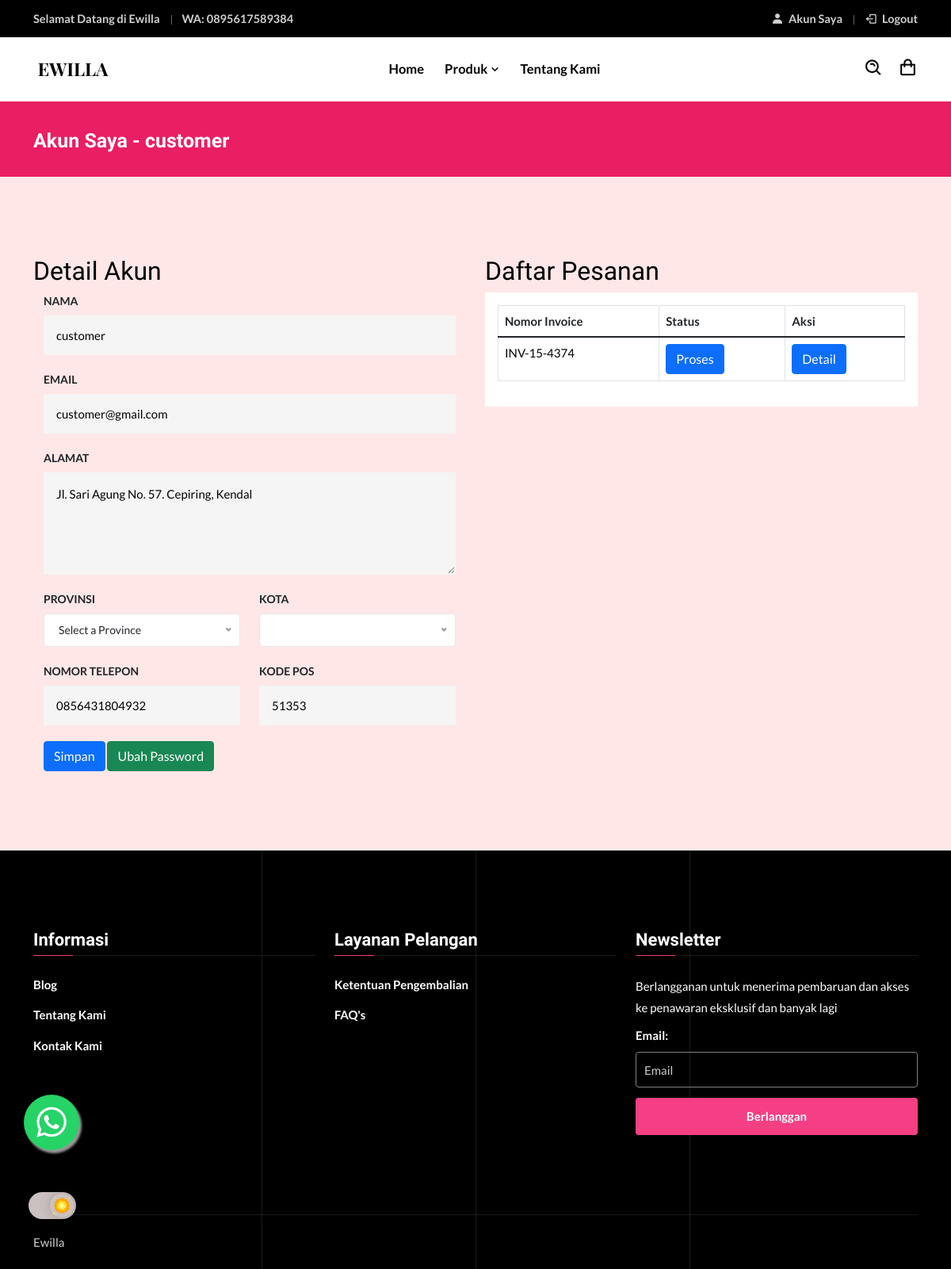
/index.php?page=profile (signed in), run on an earlier commit of the app's database.
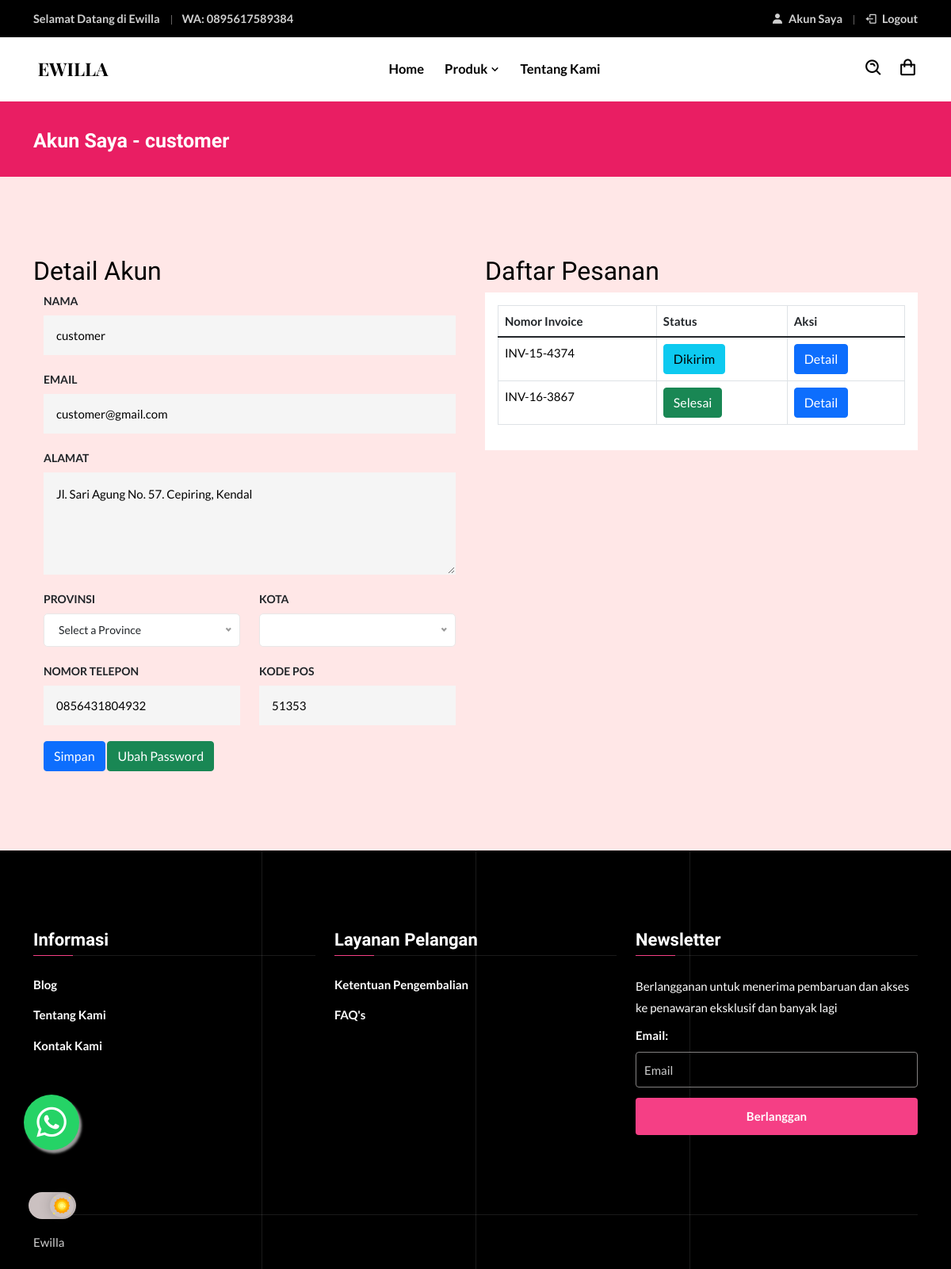
And on a later commit of the database.
### tables this page shows
CREATE TABLE `lp_invoices` (
  `invoice_id` int(5) NOT NULL,
  `invoice_number` varchar(255) DEFAULT NULL,
  `order_id` int(5) DEFAULT NULL,
  `status` varchar(15) DEFAULT NULL,
  `payment` varchar(50) DEFAULT NULL
);

### pages/profile.php (the view, shortened to what this page needs)
<?php
$getuser = "SELECT * FROM v_custaccount WHERE user_id = '" . $_SESSION['user_id'] . "'";
$result = mysqli_query($conn, $getuser);
$row = mysqli_fetch_assoc($result);
?>
<div class="page-title-area">
    <div class="container">
        <div class="page-title-content">
            <h2>Akun Saya - <?= $row['name'] ?> </h2>
        </div>
    </div>
</div>
<section class="signup-area ptb-100">
    <div class="container">
        <div class="row">
            <div class="col-md-6">
                <h2>Detail Akun</h2>
                <div class="signup-content">
                    <form class="signup-form" action="process.php?act=edit-profile" method="POST">
                        <div class="form-group">
                            <label>Nama</label>
                            <input value="<?= $row['name'] ?>" type="text" class="form-control"
                                placeholder="Enter your name" id="name" name="name">
                        </div>
                        <div class="form-group">
                            <label>Email</label>
                            <input value="<?= $row['email'] ?>" type="email" class="form-control"
                                placeholder="Enter your name" id="email" name="email">
                        </div>
                        <div class="form-group">
                            <label>Alamat</label>
                            <textarea class="form-control" rows="5" placeholder="Enter your address" id="address"
                                name="address"><?= $row['address'] ?></textarea>
                        </div>
                        <div class="row">
                            <div class="col-lg-6">
                                <div class="form-group">
                                    <label>Provinsi</label>
                                </div>
                            </div>
                            <div class="col-lg-6">
                                <div class="form-group">
                                    <label>Kota</label>
                                </div>
                            </div>
                        </div>
                        <div class="row">
                            <div class="col-lg-6">
                                <div class="form-group">
                                    <label>Nomor Telepon</label>
                                    <input value="<?= $row['phone_number'] ?>" type="number" class="form-control"
                                        id="phone_number" name="phone_number"></input>
                                </div>
                            </div>
                            <div class="col-lg-6">
                                <div class="form-group">
                                    <label>Kode Pos</label>
                                    <input value="<?= $row['post_code'] ?>" type="number" class="form-control"
                                        id="post_code" name="post_code"></input>
                                </div>
                            </div>
                        </div>
                        <button type="submit" class="btn btn-primary">Simpan</button>
                        <a href="?page=ganti-password&id=<?= $row['user_id'] ?>" class="btn btn-success">Ubah
                            Password</a>
                    </form>
                </div>
            </div>
            <div class="col-md-6">
                <h2>Daftar Pesanan</h2>
                <div class="table-responsive bg-white p-3">
                    <table class="table table-bordered">
                        <thead>
                            <tr>
                                <th scope="col">Nomor Invoice</th>
                                <th scope="col">Status</th>
                                <th scope="col">Aksi</th>
                            </tr>
                        </thead>
                        <tbody>
                            <?php
                            $user_id = $_SESSION['user_id'];
                            $getcart = $conn->query("SELECT * FROM `v_invoicelist` WHERE `user_id` = '$user_id'");
                            if ($getcart->num_rows > 0) {
                                while ($row = $getcart->fetch_assoc()) {
                                    ?>
                                    <tr>
                                        <td class="product-name">
                                            <a href="#"><?= $row['invoice_number'] ?></a>
                                        </td>
                                        <td>
                                            <button class="btn btn-<?php if ($row['status'] == 'Pending') {
                                                echo 'warning';
                                            } elseif ($row['status'] == 'Proses') {
                                                echo 'primary';
                                            } elseif ($row['status'] == 'Selesai') {
                                                echo 'success';
                                            } elseif ($row['status'] == 'Dikirim') {
                                                echo 'info';
                                            } ?>"><?= $row['status'] ?></button>
                                        </td>
                                        <td>
                                            <a class="btn btn-primary"
                                                href="?page=invoice-detail&id=<?= $row['invoice_id'] ?>">Detail</a>
                                        </td>
                                    </tr>
                                <?php }
                            } ?>
                        </tbody>
                    </table>
                </div>
            </div>
        </div>
    </div>
</section>

### layouts/head.php (shortened to what this page needs)
<!doctype html>
<html lang="zxx">
<head>
    <link rel="stylesheet" href="./assets/css/bootstrap.min.css">
    <link rel="stylesheet" href="./assets/css/animate.min.css">
    <link rel="stylesheet" href="./assets/css/boxicons.min.css">
    <link rel="stylesheet" href="./assets/css/flaticon.css">
    <link rel="stylesheet" href="./assets/css/magnific-popup.min.css">
    <link rel="stylesheet" href="./assets/css/nice-select.min.css">
    <link rel="stylesheet" href="./assets/css/slick.min.css">
    <link rel="stylesheet" href="./assets/css/owl.carousel.min.css">
    <link rel="stylesheet" href="./assets/css/meanmenu.min.css">
    <link rel="stylesheet" href="./assets/css/rangeSlider.min.css">
    <link rel="stylesheet" href="./assets/css/style.css">
    <link rel="stylesheet" href="./assets/css/dark.css">
    <link rel="stylesheet" href="./assets/css/responsive.css">
    <link rel="stylesheet" href="https://cdn.jsdelivr.net/npm/alertifyjs@1.13.1/build/css/alertify.min.css" />
    <link rel="stylesheet" href="https://cdn.jsdelivr.net/npm/alertifyjs@1.13.1/build/css/themes/default.min.css" />
</head>

### index.php (shortened to what this page needs)
<?php
include ('layouts/head.php');
?>
<body>
    <?php
    include ('layouts/top-header.php');
    ?>
    <?php
    include ('layouts/navbar.php');
    ?>
    <?php
    include ('content.php');
    ?>
    <?php
    include ('layouts/footer.php');
    ?>
    <a class="whats-app" href="https://wa.me/62895617589384" target="_blank">
        <i class='bx bxl-whatsapp my-float'></i>
    </a>
</body>
</html>

### layouts/top-header.php (shortened to what this page needs)
<div class="top-header">
    <div class="container">
        <div class="row align-items-center">
            <div class="col-lg-6 col-md-12">
                <ul class="header-contact-info">
                    <li>Selamat Datang di Ewilla</li>
                    <li>WA: <a href="https://wa.me/62895617589384" target="_blank">0895617589384</a></li>
                </ul>
            </div>
            <div class="col-lg-6 col-md-6">
                <ul class="header-top-menu">
                    <li><a href="?page=profile"><i class='bx bxs-user'></i> Akun Saya</a></li>
                    <li><a href="logout.php"><i class='bx bx-log-out'></i> Logout</a></li>
                </ul>
            </div>
        </div>
    </div>
</div>

### layouts/navbar.php (shortened to what this page needs)
<div class="navbar-area">
    <div class="xton-nav">
        <div class="container">
            <nav class="navbar navbar-expand-md navbar-light">
                <a class="navbar-brand" href="index.php">
                    <img src="assets/img/logo.png" class="main-logo" alt="logo">
                </a>
                <div class="collapse navbar-collapse mean-menu">
                    <ul class="navbar-nav">
                        <li class="nav-item"><a href="index.php" class="nav-link">Home</a>
                        </li>
                        <li class="nav-item"><a href="?page=toko" class="nav-link">Produk <i
                                    class='bx bx-chevron-down'></i></a>
                        </li>
                        <li class="nav-item megamenu"><a href="?page=tentang-kami" class="nav-link">Tentang Kami</a>
                        </li>
                    </ul>
                    <div class="others-option">
                        <div class="option-item">
                            <div class="search-btn-box">
                                <i class="search-btn bx bx-search-alt"></i>
                            </div>
                        </div>
                        <div class="option-item">
                            <div class="cart-btn">
                                <a href="#" data-bs-toggle="modal" data-bs-target="#shoppingCartModal"><i
                                        class='bx bx-shopping-bag'></i></a>
                            </div>
                        </div>
                    </div>
                </div>
            </nav>
        </div>
    </div>
</div>

### content.php (shortened to what this page needs)
<?php
require_once ('config.php');
switch ($_GET['page'] ?? '') {
    case 'profile':
        include 'pages/profile.php';
        break;
}

### layouts/footer.php (shortened to what this page needs)
<footer class="footer-area">
    <div class="container">
        <div class="row">
            <div class="col-lg-4 col-md-6 col-sm-6">
                <div class="single-footer-widget pl-4">
                    <h3>Informasi</h3>
                    <ul class="quick-links">
                        <li><a href="?page=blog">Blog</a></li>
                        <li><a href="?page=tentang-kami">Tentang Kami</a></li>
                        <li><a href="?page=kontak-kami">Kontak Kami</a></li>
                    </ul>
                </div>
            </div>
            <div class="col-lg-4 col-md-6 col-sm-6">
                <div class="single-footer-widget">
                    <h3>Layanan Pelangan</h3>
                    <ul class="customer-support">
                        <li><a href="?page=ketentuan-pengembalian">Ketentuan Pengembalian</a></li>
                        <li><a href="?page=faq">FAQ's</a></li>
                    </ul>
                </div>
            </div>
            <div class="col-lg-4 col-md-6 col-sm-6">
                <div class="single-footer-widget">
                    <h3>Newsletter</h3>
                    <div class="footer-newsletter-box">
                        <p>Berlangganan untuk menerima pembaruan dan akses ke penawaran eksklusif dan banyak lagi</p>
                        <form class="newsletter-form" data-bs-toggle="validator">
                            <label>Email:</label>
                            <input type="email" class="input-newsletter" placeholder="Email" name="EMAIL" required
                                autocomplete="off">
                            <button type="submit">Berlanggan</button>
                        </form>
                    </div>
                </div>
            </div>
        </div>
        <div class="footer-bottom-area">
            <div class="row align-items-center">
                <div class="col-lg-6 col-md-6">
                    <p>Ewilla</p>
                </div>
            </div>
        </div>
    </div>
    <div class="lines">
    </div>
</footer>

What changed in the data, as far as the page shows it:
changed lp_invoices "INV-15-4374": status "Proses" → "Dikirim"
added lp_invoices: invoice_number "INV-16-3867", status "Selesai"
